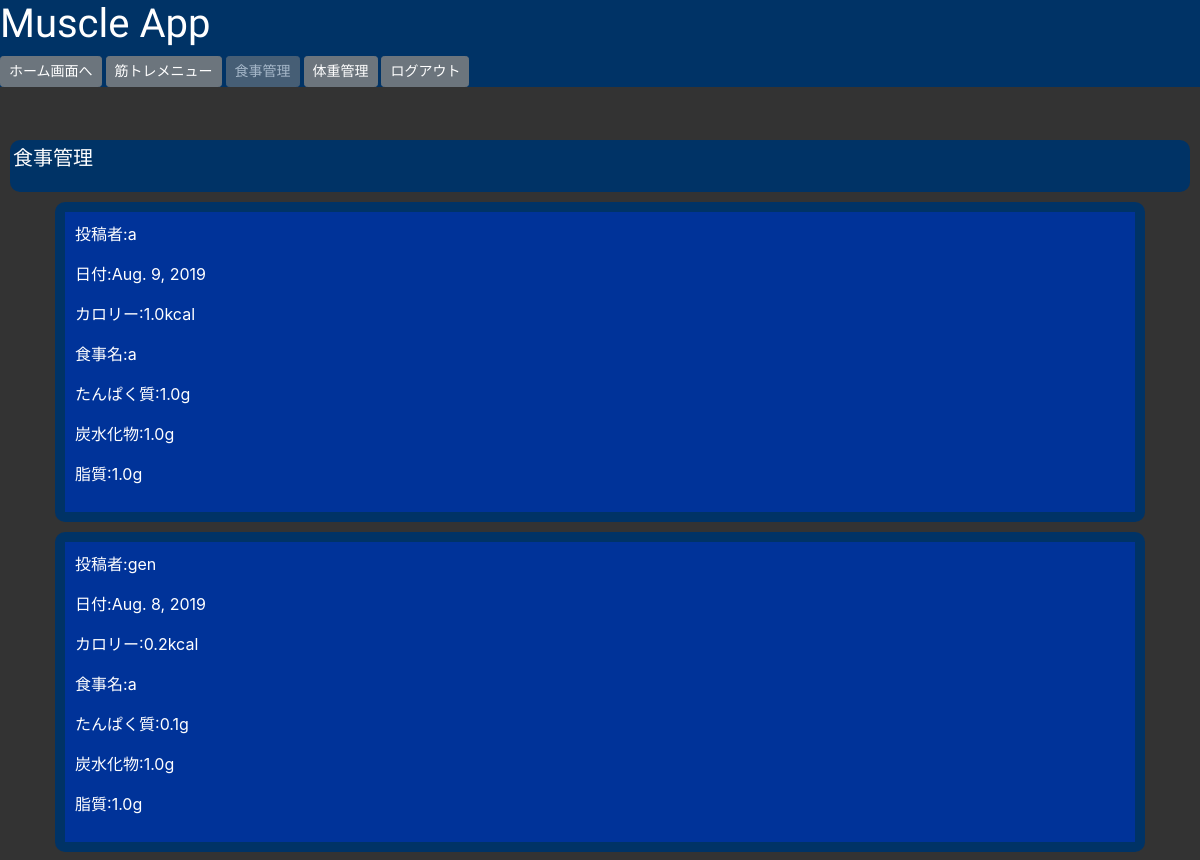
Before: /timeline/diet/ (signed in, upper part) with the older database file.
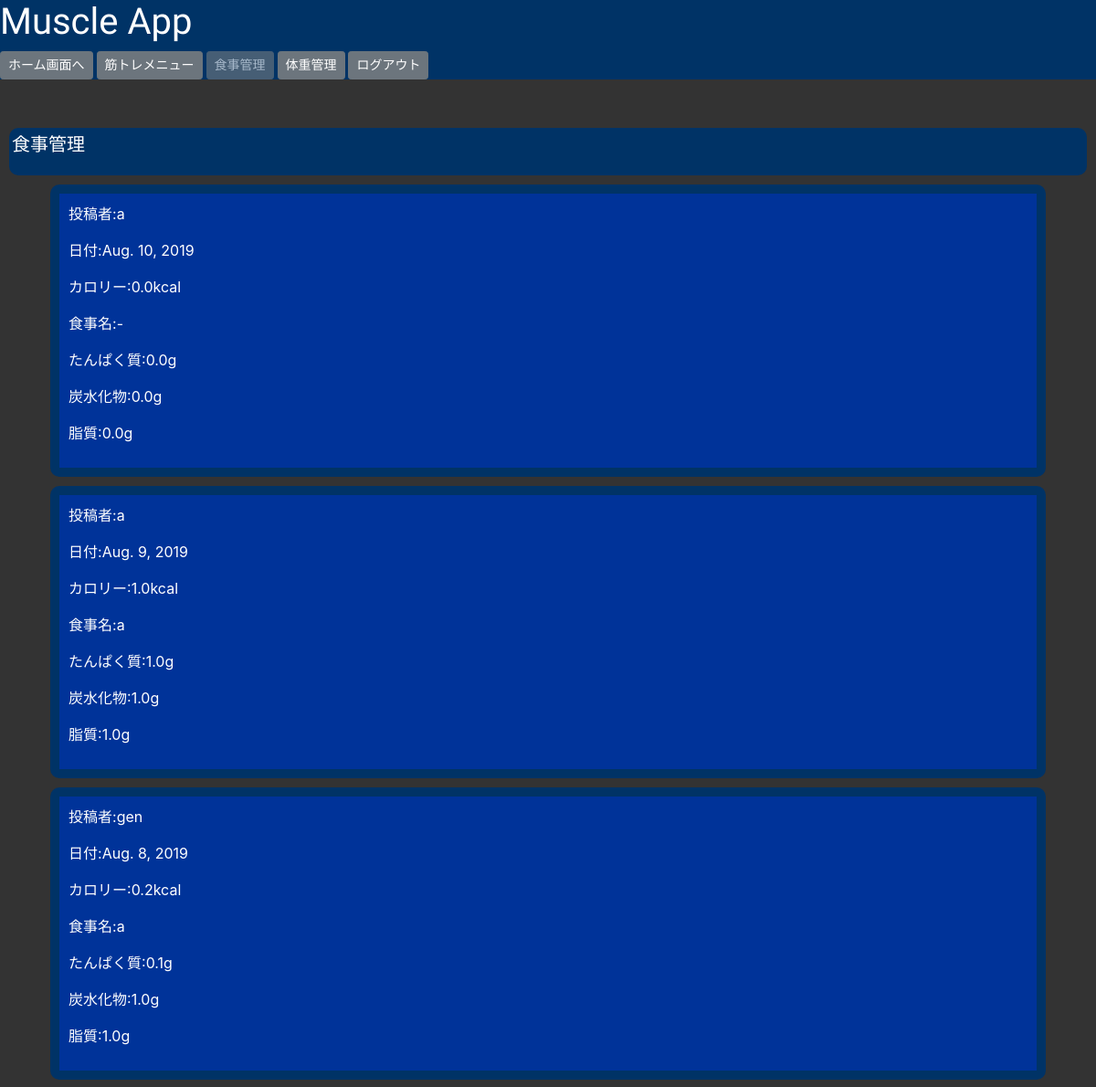
After: the same page with the newer database file.
### muscleapp/models.py (models this page shows, shortened)
class DietModel(models.Model):
    calorie = models.FloatField()
    name = models.CharField(max_length=100)
    protein = models.FloatField()
    carb = models.FloatField()
    fat = models.FloatField()
    date = models.DateField(default=localdate())
    author = models.CharField(max_length=100)

### muscleapp/views.py (the view)
# urls.py: path('timeline/diet/', timeline_dietfunc, name='timeline_diet'),
@login_required
def timeline_dietfunc(request):
    diet = DietModel.objects.order_by('-date').all()
    paginator = Paginator(diet, 5)
    page = request.GET.get('page')
    diet_data = paginator.get_page(page)
    return render(request, 'timeline_diet.html', {'diet_data': diet_data})

### templates/timeline_diet.html (shortened to what this page needs)
{% extends 'base_afterlogin.html' %}
{% block customcss %}
{% load static %}
<link rel="stylesheet" type="text/css" href="{% static 'timeline.css' %}">
{% endblock customcss %}
{% block header %}
<h1>Muscle App</h1>
    <a href="{% url 'home' %}" class="btn btn-secondary btn-sm">ホーム画面へ</a>
    <a href="{% url 'timeline_workout' %}" class="btn btn-secondary btn-sm">筋トレメニュー</a>
    <a href="{% url 'timeline_diet' %}" class="btn btn-secondary disabled btn-sm">食事管理</a>
    <a href="{% url 'timeline_body' %}" class="btn btn-secondary btn-sm">体重管理</a>
{% endblock header %}
{% block content %}
<div class="menu">
    <p>食事管理</p>
</div>
{% for item in diet_data %}
<div class="container">
<div class="info">
    <p>投稿者:{{ item.author }}</p>
    <p>日付:{{ item.date }}</p>
    <p>カロリー:{{ item.calorie }}kcal</p>
    <p>食事名:{{ item.name }}</p>
    <p>たんぱく質:{{ item.protein }}g</p>
    <p>炭水化物:{{ item.carb }}g</p>
    <p>脂質:{{ item.fat }}g</p>
</div>
</div>
{% endfor %}
{% endblock content %}

Changed rows visible on the page:
added DietModel: author "a", date "Aug. 10, 2019", calorie "0.0", name "-", protein "0.0", carb "0.0", fat "0.0"
